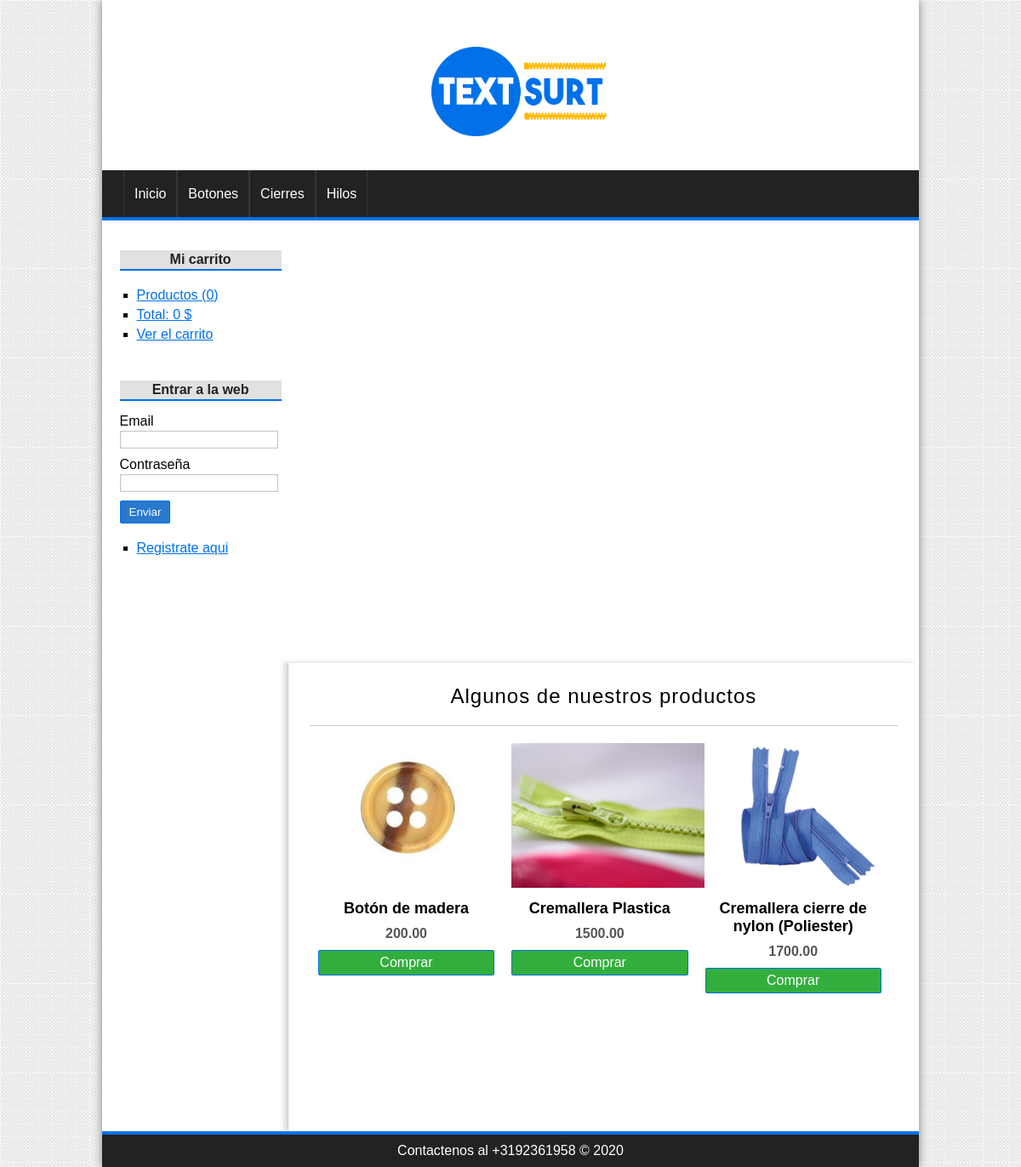
The page / on the database its author committed.
### tables this page shows
CREATE TABLE IF NOT EXISTS `categorias` (
  `id` int(255) NOT NULL AUTO_INCREMENT,
  `nombre` varchar(100) NOT NULL,
  PRIMARY KEY (`id`)
);

CREATE TABLE IF NOT EXISTS `productos` (
  `id` int(255) NOT NULL AUTO_INCREMENT,
  `categoria_id` int(255) NOT NULL,
  `nombre` varchar(100) NOT NULL,
  `descripcion` text,
  `precio` float(100,2) NOT NULL,
  `stock` int(255) NOT NULL,
  `oferta` varchar(2) DEFAULT NULL,
  `fecha` date NOT NULL,
  `imagen` varchar(255) DEFAULT NULL,
  PRIMARY KEY (`id`),
  KEY `fk_producto_categoria` (`categoria_id`)
);

### config/db.php (called while the page is built)
<?php
class Database{
	public static function connect(){
		$db = new mysqli('localhost', 'root', '', 'tienda_master');
		$db->query("SET NAMES 'utf8'");
		return $db;
	}
}

### helpers/utils.php (called while the page is built, shortened)
<?php
class Utils{
	public static function showCategorias(){
		require_once 'models/categoria.php';
		$categoria = new Categoria();
		$categorias = $categoria->getAll();
		return $categorias;
	}
	public static function statsCarrito(){
		$stats = array(
			'count' => 0,
			'total' => 0
		);
		return $stats;
	}
}

### models/categoria.php (called while the page is built, shortened)
<?php
class Categoria{
	private $db;
	public function __construct() {
		$this->db = Database::connect();
	}
	public function getAll(){
		$categorias = $this->db->query("SELECT * FROM categorias ORDER BY id DESC;");
		return $categorias;
	}
}

### controllers/ProductoController.php (called while the page is built, shortened)
<?php
require_once 'models/producto.php';
class productoController{
	public function index(){
		$producto = new Producto();
		$productos = $producto->getRandom(6);
		require_once 'views/producto/destacados.php';
	}
}

### models/producto.php (called while the page is built, shortened)
<?php
class Producto{
	private $db;
	public function __construct() {
		$this->db = Database::connect();
	}
	public function getRandom($limit){
		$productos = $this->db->query("SELECT * FROM productos ORDER BY RAND() LIMIT $limit");
		return $productos;
	}
}

### views/producto/destacados.php (the view)
<h1>Algunos de nuestros productos</h1>
<?php while($product = $productos->fetch_object()): ?>
	<div class="product">
		<a href="<?=base_url?>producto/ver&id=<?=$product->id?>">
			<?php if($product->imagen != null): ?>
				<img src="<?=base_url?>uploads/images/<?=$product->imagen?>" />
			<?php else: ?>
				<img src="<?=base_url?>assets/img/camiseta.png" />
			<?php endif; ?>
			<h2><?=$product->nombre?></h2>
		</a>
		<p><?=$product->precio?></p>
		<a href="<?=base_url?>carrito/add&id=<?=$product->id?>" class="button">Comprar</a>
	</div>
<?php endwhile; ?>

### views/layout/header.php (shortened to what this page needs)
<!DOCTYPE HTML>
<html lang="es">
	<head>
		<link rel="stylesheet" href="<?=base_url?>assets/css/styles.css" />
	</head>
	<body>
		<div id="container">
			<header id="header">
				<div id="logo">
					<a href="<?=base_url?>">
					<img src="<?=base_url?>assets/img/logo.png" alt="Camiseta Logo" />
					</a>
				</div>
			</header>
			<?php $categorias = Utils::showCategorias(); ?>
			<nav id="menu">
				<ul>
					<li>
						<a href="<?=base_url?>">Inicio</a>
					</li>
					<?php while($cat = $categorias->fetch_object()): ?>
						<li>
							<a href="<?=base_url?>categoria/ver&id=<?=$cat->id?>"><?=$cat->nombre?></a>
						</li>
					<?php endwhile; ?>
				</ul>
			</nav>
			<div id="content">

### views/layout/sidebar.php (shortened to what this page needs)
<aside id="lateral">
	<div id="carrito" class="block_aside">
		<h3>Mi carrito</h3>
		<ul>
			<?php $stats = Utils::statsCarrito(); ?>
			<li><a href="<?=base_url?>carrito/index">Productos (<?=$stats['count']?>)</a></li>
			<li><a href="<?=base_url?>carrito/index">Total: <?=$stats['total']?> $</a></li>
			<li><a href="<?=base_url?>carrito/index">Ver el carrito</a></li>
		</ul>
	</div>
	<div id="login" class="block_aside">
		<?php if(!isset($_SESSION['identity'])): ?>
			<h3>Entrar a la web</h3>
			<form action="<?=base_url?>usuario/login" method="post">
				<label for="email">Email</label>
				<input type="email" name="email" />
				<label for="password">Contraseña</label>
				<input type="password" name="password" />
				<input type="submit" value="Enviar" />
			</form>
		<?php else: ?>
			<h3><?=$_SESSION['identity']->nombre?> <?=$_SESSION['identity']->apellidos?></h3>
		<?php endif; ?>
		<ul>
			<?php if(isset($_SESSION['identity'])): ?>
				<li><a href="<?=base_url?>pedido/mis_pedidos">Mis pedidos</a></li>
				<li><a href="<?=base_url?>usuario/logout">Cerrar sesión</a></li>
			<?php else: ?>
				<li><a href="<?=base_url?>usuario/registro">Registrate aqui</a></li>
			<?php endif; ?>
		</ul>
	</div>
</aside>
<div id="central">

### index.php (shortened to what this page needs)
<?php
require_once 'config/db.php';
require_once 'helpers/utils.php';
require_once 'views/layout/header.php';
require_once 'views/layout/sidebar.php';
if(isset($_GET['controller'])){
	$nombre_controlador = $_GET['controller'].'Controller';
}elseif(!isset($_GET['controller']) && !isset($_GET['action'])){
	$nombre_controlador = controller_default;
}else{
	show_error();
	exit();
}
if(class_exists($nombre_controlador)){
	$controlador = new $nombre_controlador();
	if(isset($_GET['action']) && method_exists($controlador, $_GET['action'])){
		$action = $_GET['action'];
		$controlador->$action();
	}elseif(!isset($_GET['controller']) && !isset($_GET['action'])){
		$action_default = action_default;
		$controlador->$action_default();
	}else{
		show_error();
	}
}else{
	show_error();
}
require_once 'views/layout/footer.php';

### views/layout/footer.php
</div>
</div>
			<footer id="footer">
				<p>	Contactenos al +3192361958 &copy; <?= date('Y') ?></p>
			</footer>
		</div>
	</body>
</html>

### assets/css/styles.css (style rules this page uses)
* { padding: 0px; margin: 0px; font-family: sans-serif, Helvetica, Arial; }
body { background: url(../img/bg.png); }
a { color: #0071E9; }
#container { width: 80%; margin: 0px auto; box-shadow: 0px 0px 10px gray; background: white; }
#header { background: white; margin-bottom: 40px; }
#logo { margin-left: 20px; }
#logo img { display: block; margin-left: auto; margin-right: auto; width: 22%; }
#logo a { font-size: 40px; letter-spacing: 4px; font-family: 'Open Sans', Helvetica, Arial; text-transform: uppercase; color: #01B1EA; font-weight: bold; text-decoration: none; margin-left: 25px; text-shadow: 0px 2px 1px #222222; transition: all 300ms; }
#menu { clear:both; background: #222; color: white; height: 55px; border-bottom: 4px solid #0071E9; }
#menu ul { list-style: none; text-decoration: none; margin: 0px auto; margin-left: 25px; }
#menu ul li { line-height: 55px; float:left; border-right: 1px solid #363636; }
#menu a { display: block; color: white; text-decoration: none; padding-left: 12px; padding-right: 12px; transition: all 300ms; }
#menu a:first-child { border-left: 1px solid #363636; }
#content { margin: 0px auto; overflow: hidden; background: white; }
#lateral { width: 22%; min-height: 500px; float: left; margin-top:20px; margin-left: 10px; }
#lateral .block_aside { display: block; width: 90%; margin: 5px auto; padding: 10px; }
#lateral h3 { display: block; color: #222; width: 100%; text-align: center; padding-top: 2px; padding-bottom: 2px; margin-bottom: 15px; font-size: 16px; font-weight: bold; background: #E1E1E1; border-bottom: 2px solid #0071E9; }
#lateral ul { margin-top: 20px; margin-bottom: 20px; }
#lateral ul li { list-style: square; margin-left: 20px; margin-top: 5px; margin-bottom: 5px; }
label, input[type="text"], input[type="password"], input[type="email"], input[type="number"], select, textarea { display:block; width: 95%; margin-top: 2px; margin-bottom: 2px; }
input[type="text"], input[type="password"], input[type="email"], input[type="number"], select, textarea { border: 1px solid #C9C9C9; box-shadow: 0px 0px 2px #ccc inset; background: white; padding: 2px; color: gray; transition: all 300ms; }
input[type="button"], input[type="submit"], button, .button { display: block; border-radius: 2px; width: auto; padding: 5px; padding-left: 10px; padding-right: 10px; color: white; background: #2979CD; border: 1px solid #0071E9; cursor:pointer; }
.button { background: #33AE3D; color: white !important; text-decoration: none; }
label, input[type="button"], input[type="submit"], button { display:block; margin-top: 10px; }
#central { width: 72%; min-height: 500px; float: right; border-left: 1px solid #ccc; box-shadow: -5px -1px 5px #ddd; padding:25px; }
#central h1 { font-size: 24px; font-weight: normal; letter-spacing: 1px; text-align: center; border-bottom: 1px solid #ccc; margin-bottom: 20px; padding: 20px; padding-top: 0px; }
.product { width: 30%; float:left; margin-left: 10px; margin-right: 10px; margin-bottom: 30px; text-align: center; }
.product a { color:black; text-decoration: none; }
.product img { height:170px; margin-bottom: 10px; }
.product h2 { font-size: 18px; margin-bottom: 10px; }
.product p { font-weight: bold; color: #555; margin-bottom: 10px; }
#footer { clear: both; text-align: center; padding-top:10px; padding-bottom: 10px; color: white; background: #222222; border-top: 4px solid #0071E9; }

### rows shown on the page
categorias: nombre "Botones"
categorias: nombre "Cierres"
categorias: nombre "Hilos"
productos: imagen (picture), nombre "Botón de madera", precio "200.00"
productos: imagen (picture), nombre "Cremallera Plastica", precio "1500.00"
productos: imagen (picture), nombre "Cremallera cierre de nylon (Poliester)", precio "1700.00"

### other values the page prints
$stats['count'] "0"
$stats['total'] "0"
